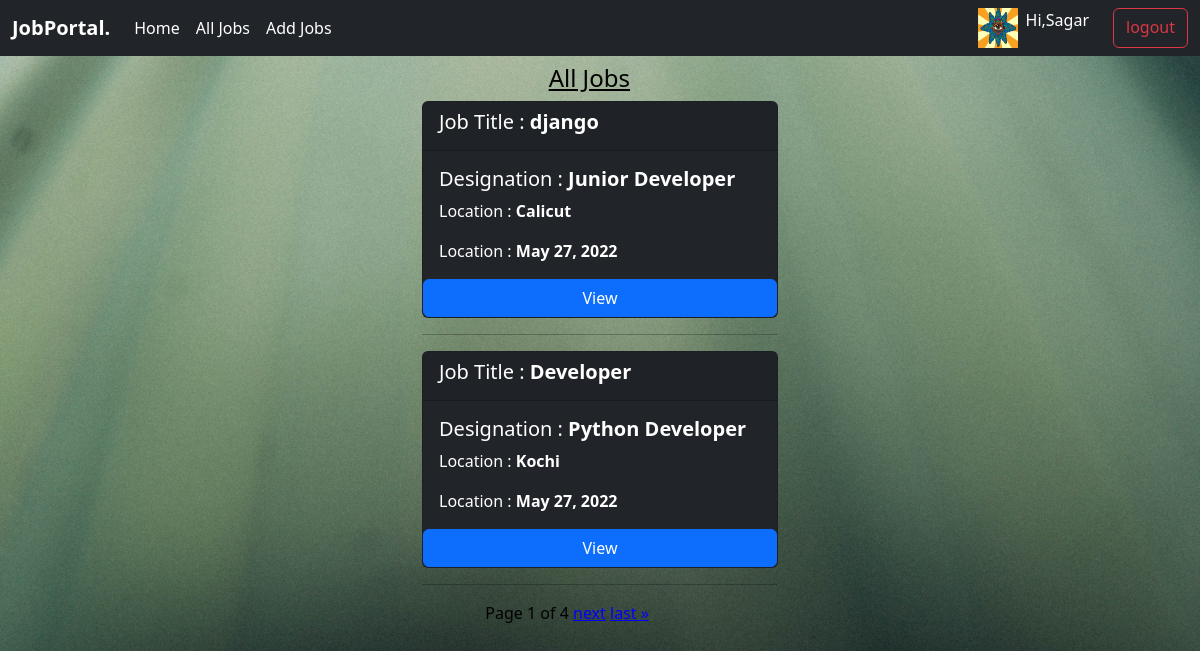
The page /candidate/jobs (signed in) on the database its author committed.
### jp_app/models.py (models this page shows)
class User(AbstractUser):
    phone=models.CharField(max_length=14,default='+91-')
    options=(
        ('Employer','Employer'),
        ('Candidate','Candidate')
    )
    role=models.CharField(max_length=15,choices=options,default='Candidate')
    @property
    def is_candidate(self):
        return self.role=='Candidate'
    def is_employer(self):
        return self.role=='Employer'

### candidate/models.py (models this page shows)
class CandidateProfile(models.Model):
    user=models.OneToOneField(User,on_delete=models.CASCADE,related_name='candidates')
    pro_pic=models.ImageField(upload_to='pro_p')
    qualification=models.CharField(max_length=100)
    age=models.PositiveIntegerField(default=18)
    skills=models.CharField(max_length=100,null=True)
    cv=models.FileField(upload_to='cvs',null=True)

### employer/models.py (models this page shows, shortened)
class Jobs(models.Model):
    posted_by=models.ForeignKey(User,on_delete=models.CASCADE,related_name='company')
    job_title=models.CharField(max_length=100)
    job_description=models.TextField()
    role=models.CharField(max_length=100)
    qualification=models.CharField(max_length=100)
    experience=models.PositiveIntegerField(default=0)
    location=models.CharField(max_length=100)
    salary=models.PositiveIntegerField()
    created_date=models.DateField(auto_now_add=True)
    last_date=models.DateField(null=True)

### candidate/views.py (the view)
# urls.py: path('jobs',views.AllJobsView.as_view(),name='c-jobs'),
@method_decorator(signin_required,name='dispatch')
class AllJobsView(ListView):
    model = Jobs
    template_name = 'all_jobs.html'
    context_object_name = 'jobs'
    ordering = ['-id']
    paginate_by = 2

### candidate/templates/all_jobs.html (shortened to what this page needs)
{%extends 'base.html'%}
{%block body_block%}
<div class="row">
  <div class="col-4"></div>
  <div class="col-4">
    <div class="row">
      <div class="col-4"></div>
      <div class="col-4 mt-2">
        <h4><u>All Jobs</u></h4>
      </div>
      <div class="col-4"></div>
    </div>
      {%for job in jobs%}
          <div class="card bg-dark" style="color:white;">
        <div class="card-header">
          <h5>Job Title : <b>{{job.job_title}}</b></h5>
        </div>
        <div class="card-body">
          <h5 class="card-title">Designation : <b>{{job.role}}</b></h5>
          <p class="card-text">Location : <b>{{job.location}}</b> </p>
          <p class="card-text">Location : <b>{{job.created_date}}</b> </p>
        </div>
             <a href="{%url 'job-detail' job.id%}" class="btn btn-primary">View</a>
      </div>
    <hr>
      {%endfor%}
      <div class="row">
          <div class="col-2"></div>
          <div class="col-8">
              <div class="pagination">
                    <span class="step-links">
                        <span class="current">
                            Page {{ page_obj.number }} of {{ page_obj.paginator.num_pages }}
                        </span>
                        {% if page_obj.has_next %}
                            <a href="?page={{ page_obj.next_page_number }}" style="color:blue;">next</a>
                            <a href="?page={{ page_obj.paginator.num_pages }}" style="color:blue;">last &raquo;</a>
                        {% endif %}
                    </span>
                </div>
          </div>
          <div class="col-2"></div>
      </div>
  </div>
  <div class="col-4"></div>
</div>
<br><br>
{%endblock%}

### candidate/templates/base.html (shortened to what this page needs)
<!DOCTYPE html>
{%load static%}
<html lang="en">
<head>
    <link href="https://cdn.jsdelivr.net/npm/bootstrap@5.2.0-beta1/dist/css/bootstrap.min.css" rel="stylesheet">
    <link rel="stylesheet" href="{%static 'css/style.css'%}">
</head>
<body>
    <nav class="navbar navbar-expand-lg bg-dark">
  <div class="container-fluid">
    <a class="navbar-brand" href="#" style="color:white;"><b>JobPortal.</b></a>
    <div class="collapse navbar-collapse" id="navbarSupportedContent">
      <ul class="navbar-nav me-auto mb-2 mb-lg-0">
        <li class="nav-item">
            {%if request.user.is_candidate%}
          <a class="nav-link active" style="color:white;" aria-current="page" href="{%url 'c-home'%}">Home</a>
            {%else%}
            <a class="nav-link active" style="color:white;" aria-current="page" href="{%url 'emp_home'%}">Home</a>
            {%endif%}
        </li>
        <li class="nav-item" >
            {%if request.user.is_candidate%}
              <a class="nav-link" style="color:white;" href="{%url 'c-jobs'%}">Find Jobs</a>
            {%else%}
                <a class="nav-link" style="color:white;" href="{%url 'emp-all-jobs'%}">All Jobs</a>
            {%endif%}
        </li>
        <li class="nav-item">
            {%if request.user.is_candidate%}
              <a class="nav-link" style="color:white;" href="{%url 'my_app'%}">Applied Jobs</a>
            {%else%}
                <a class="nav-link" style="color:white;" href="{%url 'emp-jobs'%}">Add Jobs</a>
            {%endif%}
        </li>
      </ul>
      <form class="d-flex" role="search">
        {%if request.user.is_employer%}
          {%if request.get_full_path == '/employer/e-detail'%}
            <form action="">
              <a href="{%url 'signout'%}" class="btn btn-outline-danger ms-4">logout</a>
            </form>
        {%else%}
            {%if request.user.is_employer%}
            <img src="{{request.user.candidates.pro_pic.url}}" height="40px" width="40px" alt="">
            {%endif%}
            {%if request.user.employers%}
            <a class="nav-link ms-2" style="color:white;" href="{%url 'emp-detail'%}">Hi,{{request.user}}</a>
            {%else%}
            <a class="nav-link" style="color:white;" href="{%url 'emp-profile'%}">Add Profile</a>
            {%endif%}
            <a href="{%url 'signout'%}" class="btn btn-outline-danger ms-4">logout</a>
        {%endif%}
          {%endif%}
      </form>
    </div>
  </div>
</nav>
<div class="container">
    {%block body_block%}
    {%endblock%}
</div>
</body>
</html>

### candidate/static/css/style.css (style rules this page uses)
body { background-image: url(./pexels-martin-péchy-2078266.jpg); background-size: cover; color: rgb(0, 0, 0); }

### rows shown on the page
User: user.candidates.pro_pic (picture), user "Sagar"
Jobs: job_title "django", role "Junior Developer", location "Calicut", created_date "May 27, 2022"
Jobs: job_title "Developer", role "Python Developer", location "Kochi", created_date "May 27, 2022"

### other values the page prints
{{ page_obj.number }} "1"
{{ page_obj.paginator.num_pages }} "4"
